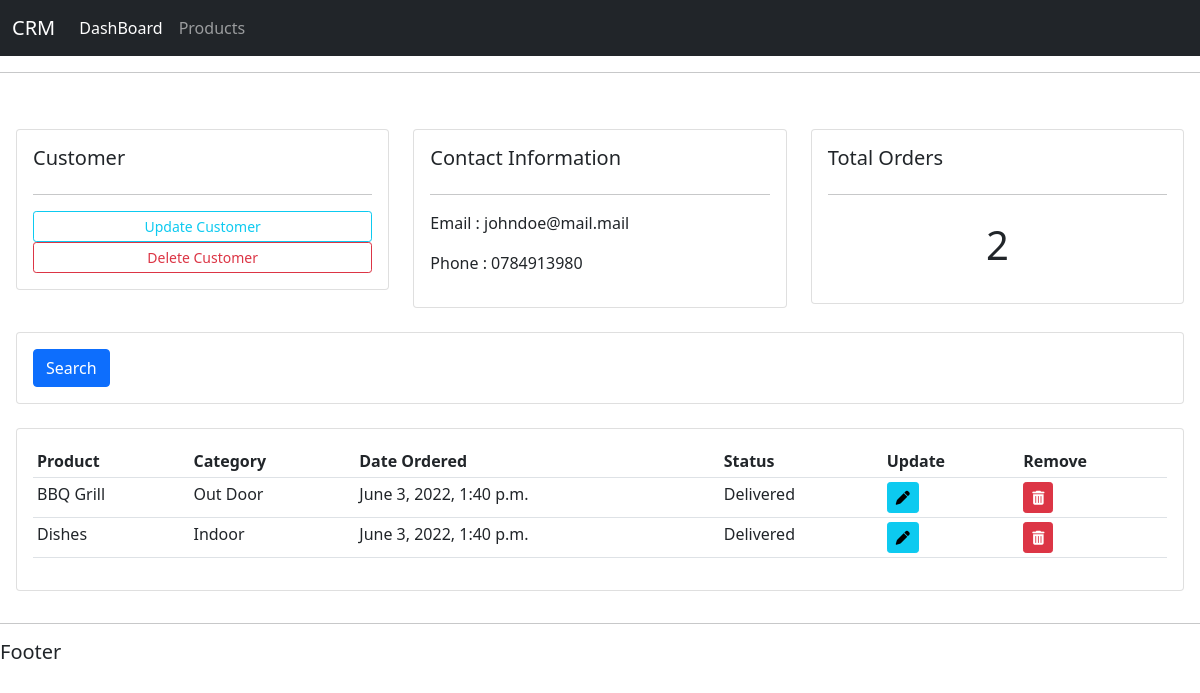
/customer/1, run on an earlier commit of the app's database.
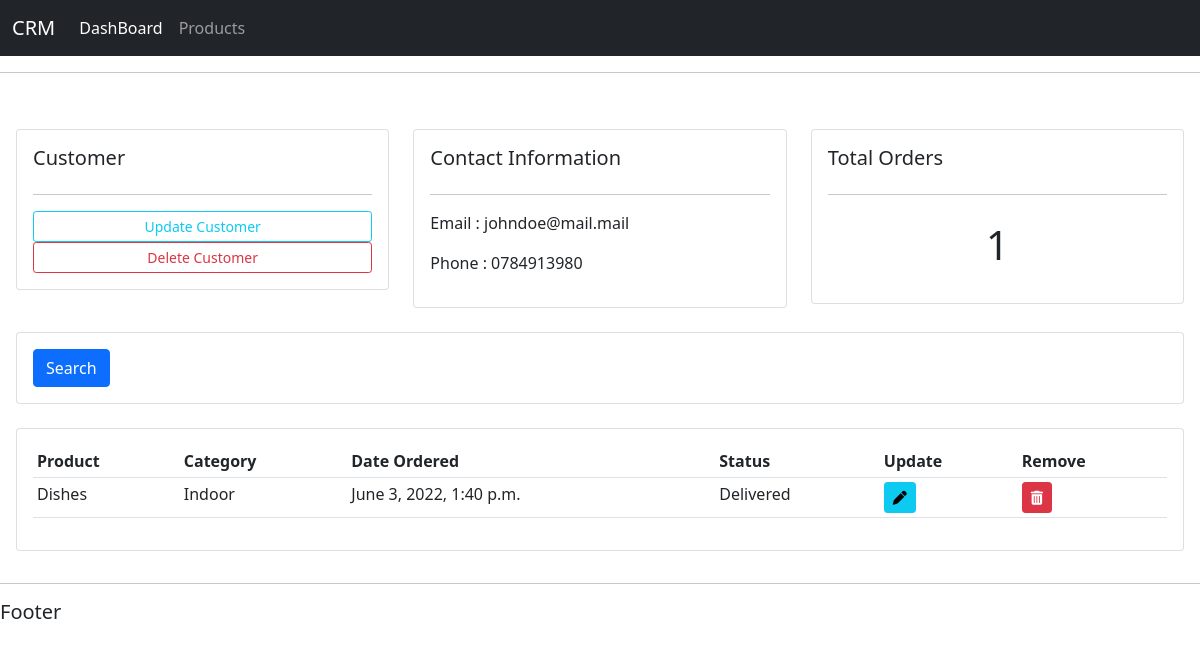
And on a later commit of the database.
### account/models.py (models this page shows, shortened)
class Order(models.Model):
    STATUS=(
        ('Pending','Pending'),
        ('Out for delivery','Out for delivery'),
        ('Delivered','Delivered'),
    )
    customer=models.ForeignKey(Customer,null=True,on_delete=models.SET_NULL)
    product=models.ForeignKey(Product,null=True,on_delete=models.SET_NULL)
    date_created=models.DateTimeField(auto_now_add=True,null=True)
    status=models.CharField( max_length=50,choices=STATUS)

class Product(models.Model):
    CATEGORY=(
        ('Indoor','Indoor'),
        ('Out Door','Out Door'),
    )
    name=models.CharField( max_length=50,null=True)
    price=models.DecimalField( max_digits=5, decimal_places=2,null=True)
    tags=models.ForeignKey(Tag,null=True,on_delete=models.SET_NULL)
    category=models.CharField( max_length=50,null=True,choices=CATEGORY)
    description=models.CharField( max_length=250,null=True,blank=True)
    date_created=models.DateTimeField(auto_now_add=True,null=True)
    def __str__(self):
        return self.name

### account/views.py (the view)
# urls.py: path('customer/<int:pk>', customer,name='customer'),
def customer(request,pk):
    template_name='account/customer.html'
    customer=Customer.objects.get(id=pk)
    orders=customer.order_set.all()
    order_count=orders.count()
    context={
        'customer':customer,
        'orders':orders,
        'order_count':order_count,
    }
    return render(request, template_name,context=context)

### account/templates/account/customer.html
{% extends 'account/main.html' %}
{% block content %}
    <br/>
    <div class="row">
        <div class="col-md">
            <div class="card card-body">
                <h5>Customer</h5>
                <hr/>
                <a class="btn btn-outline-info btn-sm btn-block" href="#">Update Customer</a>
                <a class="btn btn-outline-danger btn-sm btn-block" href="#">Delete Customer</a>
            </div>
        </div>
        <div class="col-md">
            <div class="card card-body">
                <h5>Contact Information</h5>
                <hr/>
                <p>Email : {{customer.email}}</p>
                <p>Phone : {{customer.phone}}</p>
            </div>
        </div>
        <div class="col-md">
            <div class="card card-body">
                <h5>Total Orders</h5>
                <hr/>
                <h1 style="text-align: center;padding: 10px;">{{order_count}}</h1>
            </div>
        </div>
    </div>
    <br/>
    <div class="row">
        <div class="col">
            <div class="card card-body">
                <form method="get">
                    <button class="btn btn-primary" type="submit">Search</button>
                </form>
            </div>
        </div>
    </div>
    <br/>
    <div class="row">
        <div class="col-md">
            <div class="card card-body">
                <table class="table table-sm">
                    <tr>
                        <th>Product</th>
                        <th>Category</th>
                        <th>Date Ordered</th>
                        <th>Status</th>
                        <th>Update</th>
                        <th>Remove</th>
                    </tr>
                    {% for order in orders %}
                        <tr>
                            <td>{{order.product}}</td>
                            <td>{{order.product.category}}</td>
                            <td>{{order.date_created}}</td>
                            <td>{{order.status}}</td>
                            <td><a class="btn btn-sm btn-info" href="{% url 'update-order' order.id %}"><i class="fa-solid fa-pen"></i></a></td>
                            <td><a class="btn btn-sm btn-danger" href="{% url 'delete-order' order.id %}"><i class="fa-solid fa-trash-can"></i></a></td>
                        </tr>
                    {% endfor %}
                </table>
            </div>
        </div>
    </div>
{% endblock %}

What changed in the data, as far as the page shows it:
removed Order: product "BBQ Grill", product.category "Out Door", date_created "June 3, 2022, 1:40 p.m.", status "Delivered"
Also different on the page:
{{ order_count }}: "2" → "1"
